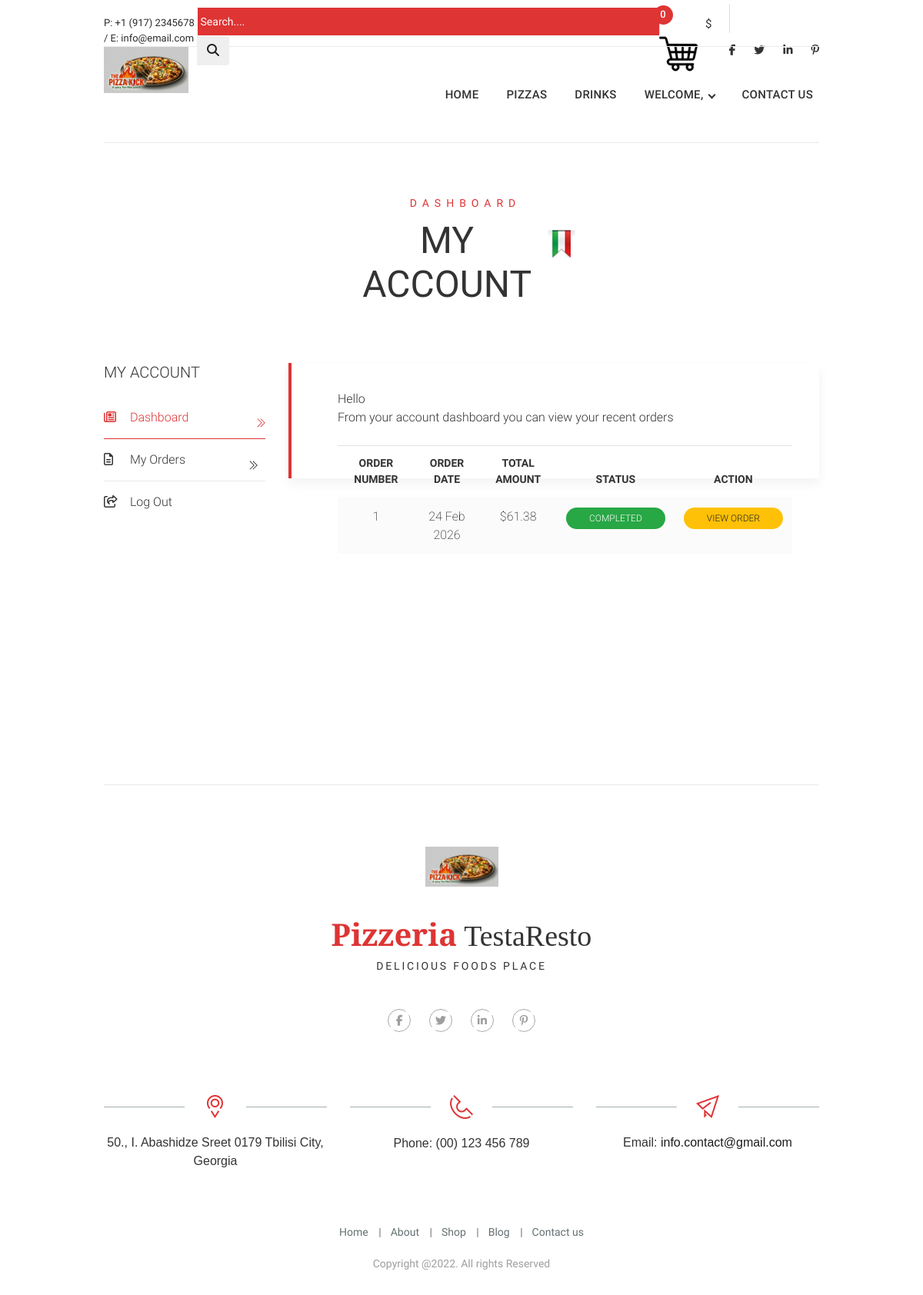
The app's page /my_dashboard/ (signed in) with its own data.
### product/models.py (models this page shows, shortened)
class Category(models.Model):
    name = models.CharField(max_length=100,unique=True)
    slug = models.SlugField(max_length=100,unique=True)
    class Meta:
        ordering = ('name',)
        verbose_name = 'category'
        verbose_name_plural = 'categories'

class Order(models.Model):
    total = models.DecimalField(max_digits=10, decimal_places=2, verbose_name='USD Order Total')
    created = models.DateTimeField(auto_now_add=True)
    first_name = models.CharField(max_length=250, blank=True)
    last_name = models.CharField(max_length=250, blank=True)
    emailAddress = models.EmailField(blank=True,null=True)
    phone = models.CharField(max_length=250, blank=True)
    address = models.CharField(max_length=250, blank=True)
    city = models.CharField(max_length=250, blank=True)
    postal_code = models.CharField(max_length=250, blank=True)
    status = models.CharField(max_length=250, blank=True,null=True,default='Pending')
    class Meta:
        db_table = 'Order'
        ordering = ['-created']

### product/views.py (the view)
# urls.py: path('my_dashboard/', views.orderHistory, name='my_dashboard'),
@login_required(redirect_field_name='next',login_url='signin')
def orderHistory(request):
    if request.user.is_authenticated:
        email = str(request.user.email)
        order_details = Order.objects.filter(emailAddress=email)
    return render(request,'product/order_list.html',{'order_details':order_details})

### product/context_processors.py (called while the page is built)
def categories(request):
    categories = Category.objects.order_by('-name')
    return dict(categories=categories)

def counter(request):
    counter = 0
    if 'admin' in request.path:
        return {}
    else:
        try:
            cart = Cart.objects.filter(cart_id=_cart_id(request))
            cart_items = CartItem.objects.all().filter(cart=cart[:1])
            for cart_item in cart_items:
                counter += cart_item.quantity
        except Cart.DoesNotExist:
            counter = 0
    return dict(counter=counter)

### product/views.py (called while the page is built)
def _cart_id(request):
    cart = request.session.session_key
    if not cart:
        cart = request.session.create()
    return cart

### product/templates/product/order_list.html (shortened to what this page needs)
{% extends 'product/base.html' %} {% load static %} {% block content%}
<br /><br /><br /><br /><br /><br /><br /><br />
<div class="container">
  <section class="we_are dash_height">
    <div class="piz_title">
      <div class="small_title"><h3>dashboard</h3></div>
      <div class="big_title">
        <h1 class="dash_big_title">my account</h1>
        <img src="{% static 'product/img/title_icon.png' %}" />
      </div>
    </div>
  </section>
  <section class="dashboard">
    <div class="row">
      <div class="col-md-3">
        <h3 class="title">My Account</h3>
        <ul>
          <li class="active">
            <a href="#"><i class="far fa-newspaper"></i> Dashboard </a>
          </li>
          <li>
            <a href="{% url 'my_dashboard' %}"
              ><i class="far fa-file-alt"></i> My Orders
            </a>
          </li>
          <li>
            <a href="{% url 'signout' %}"
              ><i class="far fa-share-square"></i> Log Out</a
            >
          </li>
        </ul>
      </div>
      <div class="col-md-9">
        <div class="info_box">
          <p>
            Hello
          </p>
          <p>From your account dashboard you can view your recent orders</p>
          <br />
          {% if order_details %}
          <table class="table table-striped">
            <thead>
              <tr>
                <th>Order Number</th>
                <th>Order Date</th>
                <th>Total Amount</th>
                <th>Status</th>
                <th>Action</th>
              </tr>
            </thead>
            <tbody>
              {% for order in order_details %}
              <tr>
                <td>{{ order.id }}</td>
                <td>{{ order.created|date:"d M Y" }}</td>
                <td>${{ order.total }}</td>
                <td class="status_td">
                  {% if order.status == 'Pending' %}
                  <a href="{% url 'status_complete' order.id %}">
                    <span class="badge badge-warning">{{ order.status }}</span>
                  </a>
                  {% else %}
                  <span class="badge badge-success">{{ order.status }}</span>
                  {% endif %}
                </td>
                <td class="status_td">
                  <a href="{% url 'order_detail' order.id %}"
                    ><span class="badge badge-warning">View Order</span></a
                  >
                </td>
              </tr>
              {% endfor %}
            </tbody>
          </table>
          {% endif %}
        </div>
      </div>
    </div>
  </section>
</div>
<br /><br /><br /><br /><br /><br /><br /><br /><br /><br />
{% endblock%}

### product/templates/product/base.html (shortened to what this page needs)
{% load static %} {% load crispy_forms_tags %}
<!DOCTYPE html>
<html lang="en">
  <head>
    <link href="{% static 'product/css/bootstrap.css' %}" rel="stylesheet" />
    <link href="{% static 'product/css/superslides.css' %}" rel="stylesheet" />
    <link href="{% static 'product/css/font-awesome.css' %}" rel="stylesheet" />
    <link rel="stylesheet" href="{% static 'product/css/owl.carousel.css' %}" />
    <link
      rel="stylesheet"
      href="{% static 'product/css/owl.theme.default.min.css' %}"
    />
    <link href="{% static 'product/css/navigation.css' %}" rel="stylesheet" />
    <link rel="stylesheet" href="{% static 'product/css/reset.css' %}" />
    <link rel="stylesheet" href="{% static 'product/css/style.css' %}" />
  </head>
  <body>
    <div id="main">
      <div class="header-v3">
        <div class="container">
          <div class="menu-top desktop-top">
            <div class="left_block">
              <div class="phone_email">
                P: +1 (917) 2345678 / E: info@email.com
              </div>
            </div>
            <div class="right_block">
              <div class="my_search">
                <form
                  class="search clearfix"
                  action="{% url 'search' %}"
                  ,
                  method="GET"
                >
                  <div class="input-group">
                    <input
                      type="text"
                      name="title"
                      class="form-control"
                      placeholder=" Search...."
                      style="width: 600px"
                    />
                    <div class="input-group-append">
                      <button type="submit" class="btn btn-outline-primary-gry">
                        <i class="fa fa-search"></i>
                      </button>
                    </div>
                  </div>
                </form>
              </div>
              <div class="my_cart_wrapper">
                <div class="my_cart_button">
                  <a href="#">
                    <img
                      class="pizza_cart"
                      src="{% static 'product/img/shopping-cart.png' %}"
                    />
                    <span class="cart_circle">{{counter}}</span>
                  </a>
                  <div class="cart_sum">${{total}}</div>
                </div>
              </div>
              <div class="top_social">
                <ul>
                  <li>
                    <a href="#"><i class="fab fa-facebook-f"></i></a>
                  </li>
                  <li>
                    <a href="#"><i class="fab fa-twitter"></i></a>
                  </li>
                  <li>
                    <a href="#"><i class="fab fa-linkedin-in"></i></a>
                  </li>
                  <li>
                    <a href="#"><i class="fab fa-pinterest-p"></i></a>
                  </li>
                </ul>
              </div>
            </div>
          </div>
          <div class="header-inner_1 clearfix">
            <header class="header_bg">
              <div class="logo">
                <a href="{% url 'home' %}">
                  <img src="{% static 'product/img/logo.png' %}" />
                </a>
              </div>
            </header>
            <nav id="navigation" class="navigation clearfix">
              <div class="navigation-body">
                <ul class="navigation-menu">
                  <li class="navigation-item">
                    <a class="navigation-link" href="{% url 'home' %}">Home</a>
                  </li>
                  {% for category in categories %}
                  <li class="navigation-item">
                    <a
                      class="navigation-link"
                      href="{% url 'products_by_category' category.slug %}"
                      >{{category.name}}</a
                    >
                  </li>
                  {% endfor %} {% if request.user.is_authenticated %}
                  <li class="navigation-item">
                    <a class="navigation-link" href="#"
                      >Welcome, {{request.user.first_name}}</a
                    >
                  </li>
                  {% endif %}
                  <li class="navigation-item">
                    <a class="navigation-link" href="contact.html"
                      >Contact us</a
                    >
                  </li>
                </ul>
              </div>
            </nav>
          </div>
        </div>
      </div>
      {% block content%} {% endblock %}
      <footer>
        <div class="bot1-wrapper top_margin_80">
          <div class="container">
            <div class="bot1 clearfix">
              <div class="logo2_wrapper">
                <img
                  src="{% static 'product/img/logo2_wrapper.png' %}"
                  alt=""
                  class="img-fluid"
                />
                <div class="logo_title">
                  <div class="bottom_logo">
                    <span>Pizzeria</span> TestaResto
                  </div>
                  <div class="bottom_logo_desc">delicious foods place</div>
                </div>
              </div>
              <div class="social-footer-wrapper">
                <ul class="social-footer clearfix">
                  <li>
                    <a href="#"><i class="fab fa-facebook-f"></i></a>
                  </li>
                  <li>
                    <a href="#"><i class="fab fa-twitter"></i></a>
                  </li>
                  <li>
                    <a href="#"><i class="fab fa-linkedin-in"></i></a>
                  </li>
                  <li>
                    <a href="#"><i class="fab fa-pinterest-p"></i></a>
                  </li>
                </ul>
              </div>
            </div>
          </div>
        </div>
        <div class="bot2-wrapper">
          <div class="container">
            <div class="bot2 clearfix">
              <div class="row">
                <div class="col-md-4">
                  <div class="contact-us-block">
                    <figure>
                      <img
                        src="{% static 'product/img/ic1.png' %}"
                        alt=""
                        class="img-fluid"
                      />
                    </figure>
                    <div class="txt1">
                      50., I. Abashidze Sreet 0179 Tbilisi City, Georgia
                    </div>
                  </div>
                </div>
                <div class="col-md-4">
                  <div class="contact-us-block">
                    <figure>
                      <img
                        src="{% static 'product/img/ic2.png' %}"
                        alt=""
                        class="img-fluid"
                      />
                    </figure>
                    <div class="txt1">Phone: (00) 123 456 789</div>
                  </div>
                </div>
                <div class="col-md-4">
                  <div class="contact-us-block">
                    <figure>
                      <img
                        src="{% static 'product/img/ic3.png' %}"
                        alt=""
                        class="img-fluid"
                      />
                    </figure>
                    <div class="txt1">
                      Email: <a href="#">info.contact@gmail.com</a>
                    </div>
                  </div>
                </div>
              </div>
            </div>
          </div>
        </div>
        <div class="bot3-wrapper">
          <div class="container">
            <div class="bot3 clearfix">
              <ul class="menu-bot">
                <li><a href="#">Home</a></li>
                <li><a href="#">About</a></li>
                <li><a href="#">Shop</a></li>
                <li><a href="#">Blog</a></li>
                <li><a href="#">Contact us</a></li>
              </ul>
              <div class="copyrights">Copyright @2022. All rights Reserved</div>
            </div>
          </div>
        </div>
      </footer>
    </div>
  </body>
</html>

### product/static/product/css/navigation.css (style rules this page uses)
.navigation { display: -ms-flexbox; display: flex; -ms-flex-align: initial; align-items: initial; width: 100%; min-height: 60px; padding: 0; position: relative; line-height: initial; font-family: inherit; box-sizing: border-box; background-color: #333333; transition: background 0.3s; }
@media (min-width: 1000px) { .navigation { height: auto; } }
.navigation *, .navigation *:before, .navigation *:after { box-sizing: border-box; -webkit-tap-highlight-color: transparent; text-decoration: none; }
.navigation-body { width: 100%; height: 100%; position: fixed; top: 0; left: -100%; overflow-x: hidden; overflow-y: auto; background-color: #333333; z-index: 20000; transition: left 0.8s cubic-bezier(0.1, 0.1, 0.1, 0.1), right 0.8s cubic-bezier(0.1, 0.1, 0.1, 0.1); }
@media (min-width: 500px) { .navigation-body { width: 320px; } }
@media (min-width: 1000px) { .navigation-body { display: -ms-flexbox; display: flex; -ms-flex-align: center; align-items: center; width: 100%; position: relative; left: auto; overflow: visible; z-index: auto; background-color: transparent; transition: all 0s ease 0s; } }
.navigation-body.scroll-momentum { -webkit-overflow-scrolling: touch; }
.navigation-menu { width: 100%; margin: 0; padding: 0; list-style: none; font-size: 0rem; display: inline-block; float: left; }
@media (min-width: 1000px) { .navigation-menu { width: auto; display: -ms-flexbox; display: flex; -ms-flex-align: center; align-items: center; } }
@media (min-width: 1000px) { .navigation .navigation-menu { -ms-flex-item-align: stretch; align-self: stretch; -ms-flex-align: stretch; align-items: stretch; } }
.navigation-item { width: 100%; margin: 0; float: left; display: inline-block; }
@media (min-width: 1000px) { .navigation-item { width: auto; } }
.navigation-link { width: 100%; padding: 13px 16px; display: -ms-flexbox; display: flex; -ms-flex-align: center; align-items: center; position: relative; font-size: 14px; letter-spacing: 0.3px; color: #d1d1d1; text-decoration: none !important; border-bottom: solid 1px #404040; transition: border-color 0.3s, color 0.3s, background 0.3s; }
@media (min-width: 1000px) { .navigation-item:last-child .navigation-link { border-top: none; border-bottom: none; } }
@media (min-width: 1000px) { .navigation-link { height: 100%; padding: 10px 16px; line-height: 60px; border: none; } }

### records on screen
Category: name "PIZZAS"
Category: name "DRINKS"
Order: id "1", created "24 Feb 2026", total "61.38", status "COMPLETED"

### other values on screen
{{ counter }} "0"
